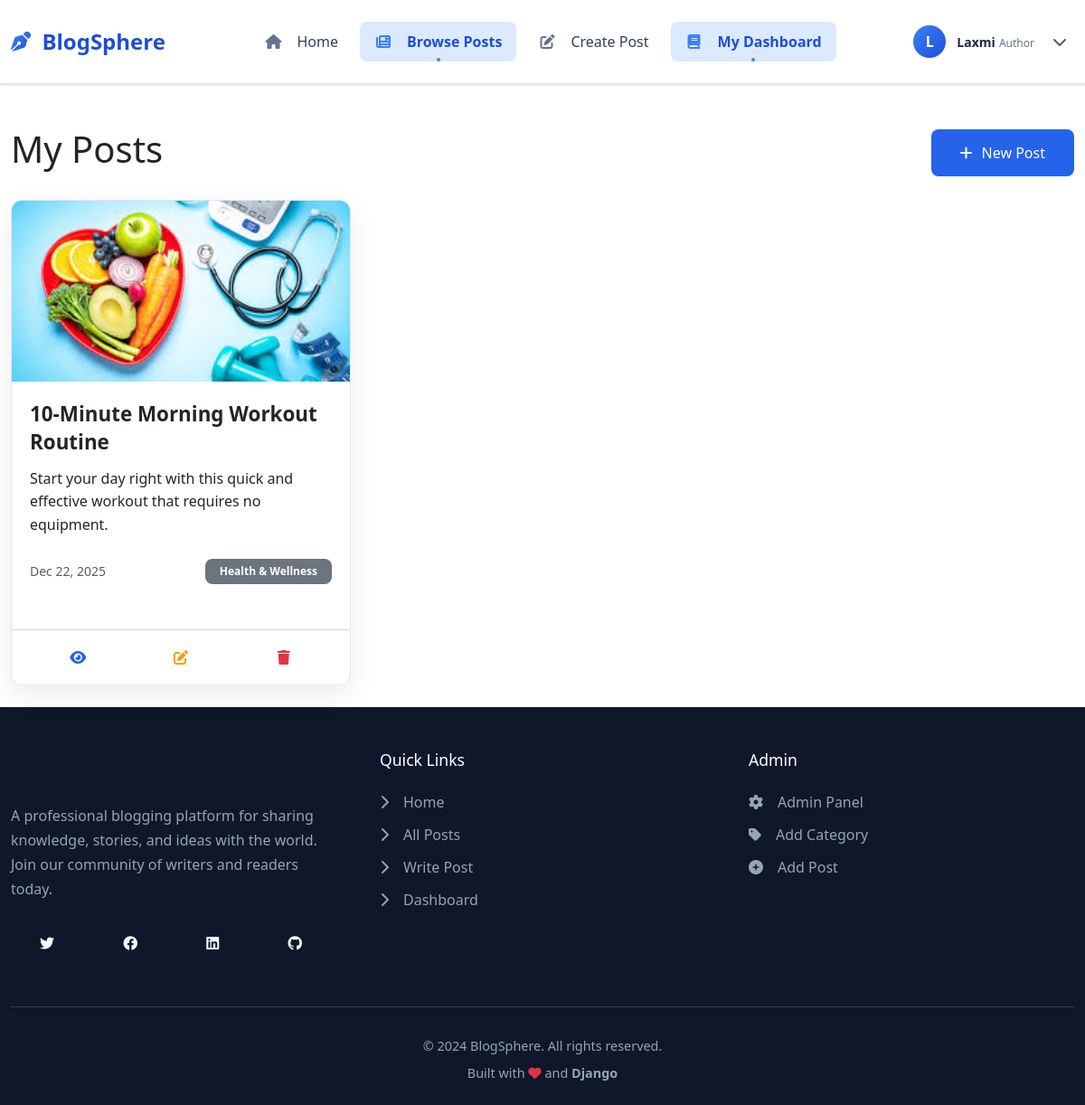
/my-posts/ (signed in), run on the app's committed database.
### blog/models.py (models this page shows, shortened)
class Post(models.Model):
    title = models.CharField(max_length=200)
    content = models.TextField()
    excerpt = models.TextField(max_length=300, blank=True)
    author = models.ForeignKey(User, on_delete=models.CASCADE)
    category = models.ForeignKey(Category, on_delete=models.SET_NULL, null=True)
    created_at = models.DateTimeField(auto_now_add=True)
    updated_at = models.DateTimeField(auto_now=True)
    image = models.ImageField(upload_to='blog_images/', blank=True, null=True)
    class Meta:
        ordering = ['-created_at']

class Category(models.Model):
    name = models.CharField(max_length=100)

### blog/views.py (the view)
# urls.py: path('my-posts/', views.my_posts, name='my_posts'),
@login_required
def my_posts(request):
    posts = Post.objects.filter(author=request.user)
    return render(request, 'blog/my_posts.html', {'posts': posts})

### blog/templates/blog/my_posts.html (shortened to what this page needs)
{% extends 'blog/base.html' %}
{% block content %}
<div class="container mt-5">
    <div class="row">
        <div class="col-12">
            <div class="d-flex justify-content-between align-items-center mb-4">
                <h1>My Posts</h1>
                <a href="{% url 'create_post' %}" class="btn btn-primary">
                    <i class="fas fa-plus"></i> New Post
                </a>
            </div>
            {% if posts %}
                <div class="row">
                    {% for post in posts %}
                    <div class="col-md-6 col-lg-4 mb-4">
                        <div class="card post-card h-100">
                            {% if post.image %}
                            <img src="{{ post.image.url }}" class="card-img-top" alt="{{ post.title }}" style="height: 200px; object-fit: cover;">
                            {% else %}
                            <div class="card-img-top bg-light d-flex align-items-center justify-content-center" style="height: 200px;">
                                <i class="fas fa-image fa-2x text-muted"></i>
                            </div>
                            {% endif %}
                            <div class="card-body">
                                <h5 class="card-title">{{ post.title }}</h5>
                                <p class="card-text">{{ post.excerpt|default:post.content|truncatewords:20 }}</p>
                                <div class="d-flex justify-content-between align-items-center">
                                    <small class="text-muted">{{ post.created_at|date:"M d, Y" }}</small>
                                    {% if post.category %}
                                    <span class="badge bg-secondary">{{ post.category.name }}</span>
                                    {% endif %}
                                </div>
                            </div>
                            <div class="card-footer bg-transparent">
                                <div class="btn-group w-100">
                                    <a href="{% url 'post_detail' post.pk %}" class="btn btn-outline-primary btn-sm">
                                        <i class="fas fa-eye"></i>
                                    </a>
                                    <a href="{% url 'edit_post' post.pk %}" class="btn btn-outline-warning btn-sm">
                                        <i class="fas fa-edit"></i>
                                    </a>
                                    <button type="button" class="btn btn-outline-danger btn-sm"
                                            data-bs-toggle="modal" data-bs-target="#deleteModal{{ post.pk }}">
                                        <i class="fas fa-trash"></i>
                                    </button>
                                </div>
                            </div>
                        </div>
                    </div>
                    {% endfor %}
                </div>
            {% endif %}
        </div>
    </div>
</div>
{% endblock %}

### blog/templates/blog/base.html (shortened to what this page needs)
<!DOCTYPE html>
<html lang="en">
<head>
    <link href="https://cdn.jsdelivr.net/npm/bootstrap@5.3.0/dist/css/bootstrap.min.css" rel="stylesheet">
    <link href="https://cdnjs.cloudflare.com/ajax/libs/font-awesome/6.4.0/css/all.min.css" rel="stylesheet">
    {% load static %}
    <link href="{% static 'css/style.css' %}" rel="stylesheet">
</head>
<body>
<nav class="navbar navbar-expand-lg">
    <div class="container">
        <a class="navbar-brand" href="{% url 'home' %}">
            <i class="fas fa-pen-nib"></i>
            <span class="d-none d-sm-inline">BlogSphere</span>
        </a>
        <div class="collapse navbar-collapse" id="mainNavbar">
            <ul class="navbar-nav mx-auto">
                <li class="nav-item">
                    <a class="nav-link {% if request.path == '/' %}active{% endif %}" href="{% url 'home' %}">
                        <i class="fas fa-home me-2"></i>
                        <span>Home</span>
                    </a>
                </li>
                <li class="nav-item">
                    <a class="nav-link {% if 'posts' in request.path %}active{% endif %}" href="{% url 'post_list' %}">
                        <i class="fas fa-newspaper me-2"></i>
                        <span>Browse Posts</span>
                    </a>
                </li>
                {% if user.is_authenticated %}
                <li class="nav-item">
                    <a class="nav-link {% if 'create' in request.path %}active{% endif %}" href="{% url 'create_post' %}">
                        <i class="fas fa-edit me-2"></i>
                        <span>Create Post</span>
                    </a>
                </li>
                <li class="nav-item">
                    <a class="nav-link {% if 'my-posts' in request.path %}active{% endif %}" href="{% url 'my_posts' %}">
                        <i class="fas fa-book me-2"></i>
                        <span>My Dashboard</span>
                    </a>
                </li>
                {% endif %}
            </ul>
            <div class="user-section">
                {% if user.is_authenticated %}
                <div class="dropdown">
                    <div class="user-dropdown" data-bs-toggle="dropdown" aria-expanded="false">
                        <div class="user-avatar">
                            {% if user.first_name %}
                                {{ user.first_name|first|upper }}
                            {% else %}
                                {{ user.username|first|upper }}
                            {% endif %}
                        </div>
                        <div class="user-info d-none d-md-block">
                            <span class="user-name">{{ user.username|truncatechars:15 }}</span>
                            <span class="user-role">Author</span>
                        </div>
                        <i class="fas fa-chevron-down ms-2 text-muted d-none d-md-block"></i>
                    </div>
                </div>
                {% endif %}
            </div>
        </div>
    </div>
</nav>
    <main class="flex-grow-1">
        {% block content %}
        {% endblock %}
    </main>
    <footer>
        <div class="container">
            <div class="footer-content">
                <div class="footer-brand">
                    <div class="footer-logo">
                        <i class="fas fa-blog"></i>
                    </div>
                    <p class="footer-description">
                        A professional blogging platform for sharing knowledge, stories, and ideas with the world.
                        Join our community of writers and readers today.
                    </p>
                    <div class="social-links">
                        <a href="#" class="btn btn-outline-light btn-sm me-2">
                            <i class="fab fa-twitter"></i>
                        </a>
                        <a href="#" class="btn btn-outline-light btn-sm me-2">
                            <i class="fab fa-facebook"></i>
                        </a>
                        <a href="#" class="btn btn-outline-light btn-sm me-2">
                            <i class="fab fa-linkedin"></i>
                        </a>
                        <a href="#" class="btn btn-outline-light btn-sm">
                            <i class="fab fa-github"></i>
                        </a>
                    </div>
                </div>
                <div class="footer-links">
                    <h5>Quick Links</h5>
                    <ul>
                        <li><a href="{% url 'home' %}"><i class="fas fa-chevron-right me-2"></i>Home</a></li>
                        <li><a href="{% url 'post_list' %}"><i class="fas fa-chevron-right me-2"></i>All Posts</a></li>
                        {% if user.is_authenticated %}
                        <li><a href="{% url 'create_post' %}"><i class="fas fa-chevron-right me-2"></i>Write Post</a></li>
                        <li><a href="{% url 'my_posts' %}"><i class="fas fa-chevron-right me-2"></i>Dashboard</a></li>
                        {% else %}
                        <li><a href="{% url 'login' %}"><i class="fas fa-chevron-right me-2"></i>Login</a></li>
                        <li><a href="{% url 'register' %}"><i class="fas fa-chevron-right me-2"></i>Register</a></li>
                        {% endif %}
                    </ul>
                </div>
                <div class="footer-links">
                    <h5>Admin</h5>
                    <ul>
                        <li><a href="/admin/" target="_blank"><i class="fas fa-cog me-2"></i>Admin Panel</a></li>
                        <li><a href="/admin/blog/category/add/" target="_blank"><i class="fas fa-tag me-2"></i>Add Category</a></li>
                        <li><a href="/admin/blog/post/add/" target="_blank"><i class="fas fa-plus-circle me-2"></i>Add Post</a></li>
                    </ul>
                </div>
            </div>
            <div class="footer-bottom">
                <p class="mb-0">&copy; 2024 BlogSphere. All rights reserved.</p>
                <p class="mb-0 mt-2">
                    Built with <i class="fas fa-heart text-danger"></i> and
                    <span class="text-gradient fw-bold">Django</span>
                </p>
            </div>
        </div>
    </footer>
    {% load static %}
</body>
</html>

### blog/templates/blog/my_posts.html (style rules this page uses)
.btn-group .btn { border-radius: 0; flex: 1; }
.btn-group .btn:first-child { border-top-left-radius: 6px; border-bottom-left-radius: 6px; }
.btn-group .btn:last-child { border-top-right-radius: 6px; border-bottom-right-radius: 6px; }
.btn-outline-warning { color: #f59e0b; border-color: #f59e0b; }

### data on the page
Post: image (picture), title "10-Minute Morning Workout Routine", excerpt "Start your day right with this quick and effective workout that requires no equipment.", created_at "Dec 22, 2025", category.name "Health & Wellness"

### other printed values
{{ user.username|first|upper }} "L"
{{ user.username|truncatechars:15 }} "Laxmi"
